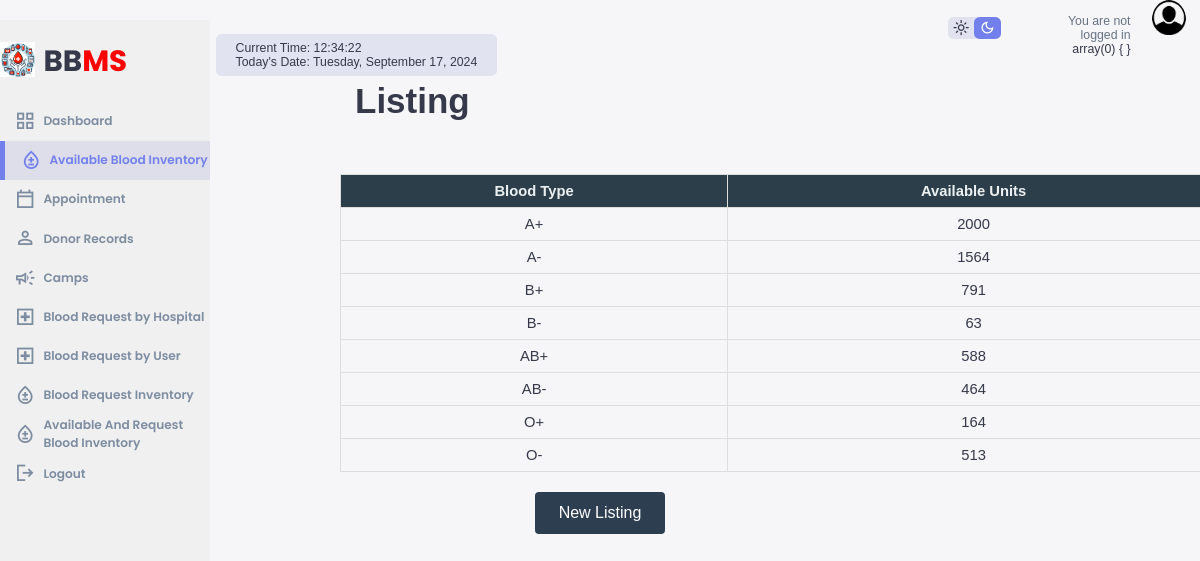
Page /staff-bbms/inventory/inventorylist.php on the committed database.
### tables this page shows
CREATE TABLE `blood_inventory` (
  `id` int(11) NOT NULL,
  `blood_type` varchar(5) NOT NULL,
  `available_units` int(11) NOT NULL
);

### staff-bbms/inventory/inventorylist.php (the view, shortened to what this page needs)
<!DOCTYPE html>
<html lang="en">
<head>
    <link rel="stylesheet" href="../style.css">
</head>
<body>
    <div class="container">
    <aside>
        <div class="top">
            <div class="logo">
                <img src="../logo1.jpg" alt="person">
                <h2>BB<span class="danger">MS</span></h2>
            </div>
        </div>
        <div class="sidebar">
            <a href="../index.php">
                <span class="material-symbols-sharp">grid_view</span>
                <h3>Dashboard</h3>
            </a>
            <a href="./Inventory.php"  class="active">
                <span class="material-symbols-sharp">bloodtype</span>
                <h3>Available Blood Inventory</h3>
            </a>
            <a href="../appointment/Appointment.php">
                <span class="material-symbols-sharp">calendar_today</span>
                <h3>Appointment</h3>
            </a>
            <a href="../donor/Donor.php">
                <span class="material-symbols-sharp">person</span>
                <h3>Donor Records</h3>
            </a>
            <a href="../camp/Camp.php">
                <span class="material-symbols-sharp">campaign</span>
                <h3>Camps</h3>
            </a>
            <a href="../request/Request.php">
                <span class="material-symbols-sharp">local_hospital</span>
                <h3>Blood Request by Hospital</h3>
            </a>
            <a href="../receiver/receiver.php">
                <span class="material-symbols-sharp">local_hospital</span>
                <h3>Blood Request by User</h3>
            </a>
            <a href="../request_inventory/request_inventory.php">
                    <span class="material-symbols-sharp">bloodtype</span>
                    <h3>Blood Request Inventory</h3>
                </a>
                <a href="../request_inventory/all.php">
                    <span class="material-symbols-sharp">bloodtype</span>
                    <h3>Available And Request Blood Inventory</h3>
                </a>
            <a href="../logout/logout.php" id="logout-btn">
                <span class="material-symbols-sharp">logout</span>
                <h3>Logout</h3>
            </a>
        </div>
    </aside>
    </div>
    <main>
        <div class="date">
            <div class="current-time" id="current-time"></div>
<div class="current-date" id="current-date"></div>
        </div>
</main>
    <header>
        <h1>Listing
        </h1>
        </header>
        <br><br>
        <div class="bloodtable">
        <?php
    $servername = "localhost";
    $username = "root";
    $password = "";
    $database = "Blood_Bank_Management_System";
    $conn = new mysqli($servername, $username, $password, $database);
    $sql = "SELECT blood_type, available_units FROM blood_inventory ORDER BY
    CASE
        WHEN blood_type = 'A+' THEN 1
        WHEN blood_type = 'A-' THEN 2
        WHEN blood_type = 'B+' THEN 3
        WHEN blood_type = 'B-' THEN 4
        WHEN blood_type = 'AB+' THEN 5
        WHEN blood_type = 'AB-' THEN 6
        WHEN blood_type = 'O+' THEN 7
        WHEN blood_type = 'O-' THEN 8
    END";
    $result = $conn->query($sql);
    if ($result === FALSE) {
        echo "Error: " . $conn->error;
    } elseif ($result->num_rows > 0) {
        echo "<table>
            <thead>
                <tr>
                    <th>Blood Type</th>
                    <th>Available Units</th>
                </tr>
            </thead>
            <tbody>";
        while ($row = $result->fetch_assoc()) {
            echo "<tr>
                <td>" . $row["blood_type"] . "</td>
                <td>" . $row["available_units"] . "</td>
              </tr>";
        }
        echo "</tbody>
        </table>";
    } else {
        echo "0 results";
    }
?>
        </div>
    <button><a href="Inventory.php">New Listing</a></button>
    <div class="right">
        <div class="top">
            <div class="theme-toggler">
                <span class="material-symbols-sharp active">light_mode</span>
                <span class="material-symbols-sharp">dark_mode</span>
            </div>
            <div class="profile">
                <div class="info">
                    <br>
                    <?php
                    if (isset($_SESSION['username'])) {
                        echo "<p>Yo, <b>" . $_SESSION['username'] . "</b></p>";
                        echo "<button class=\"button\" onclick=\"location.href='edit_profile.php';\">Edit Profile</button>";
                    } else {
                        echo "<p>You are not logged in</p>";
                        var_dump($_SESSION);
                    }
                    ?>
                </div>
                <div class="profile-photo">
                    <img src="../person.png" alt="Profile">
                </div>
            </div>
        </div>
    </div>
</body>
</html>

### staff-bbms/style.css (style rules this page uses)
:root { --color-primary: #7380ec; --color-danger: #ff0000; --color-success: #41f1b6; --color-warning: #ffbb55; --color-white: #fff; --color-info-dark: #7d8da1; --color-info-light: #dce1eb; --color-dark: #363949; --color-light: rgba(132, 139, 200, 0.18); --color-primary-variant: #111e88; --color-dark-variant: #677483; --color-background: #f6f6f9; --color-background1: #7e7e7e; --color-info: #f0f0f0; --card-border-radius: 2rem; --border-radius-1: 0.4rem; --border-radius-2: 0.8rem; --border-radius-3: 1.2rem; --card-padding: 1.8rem; --padding-1: 1.2; --box-shadow: 0 2rem 3rem var(--color-light); }
* { margin: 0; padding: 0; outline: 0; appearance: none; border: 0; text-decoration: none; list-style: none; box-sizing: border-box; }
html { font-size: 14px; }
body { width: 100vw; height: 100vh; font-family: poppins, sans-serif; font-size: 0.88rem; background: var(--color-background); user-select: none; overflow-x: hidden; color: var(--color-dark); }
a { color: var(--color-dark); }
img { display: block; width: 100%; }
h1 { font-weight: 800; font-size: 1.8rem; }
h2 { font-size: 1.4rem; }
h3 { font-size: 0.87rem; }
.profile-photo { width: 2.8rem; height: 2.8rem; border-radius: 50%; overflow: hidden; }
p { color: var(--color-dark-variant); }
.danger { color: var(--color-danger); }
aside { height: 100vh; width: 17.5vw; background: var(--color-info); position: fixed; }
aside .top { display: flex; align-items: center; justify-content: space-between; margin-top: 1.4rem; }
aside .logo { display: flex; gap: 0.6rem; }
aside h2 { font-size: 2.1rem; }
aside .logo img { margin-top: 0.2rem; width: 2.5rem; height: 2.5rem; }
aside .sidebar { display: flex; flex-direction: column; height: 86vh; position: relative; top: 1.3rem; }
aside h3 { font-weight: 600; }
aside .sidebar a { display: flex; color: var(--color-info-dark); margin-left: 1rem; gap: 0.5rem; align-items: center; position: relative; height: 2.8rem; transition: all 300ms ease; }
aside .sidebar a span { font-size: 1.6rem; transition: all 300ms ease; }
aside .sidebar a.active { background: var(--color-light); color: var(--color-primary); margin-left: 0; }
aside .sidebar a.active:before { content: ""; width: 5px; height: 100%; background: var(--color-primary); }
aside .sidebar a.active span { color: var(--color-primary); margin-left: calc(1rem - 6px); }
main { margin: 1.4rem 20vw 0 18vw; width: 59vw; }
main .date { display: inline-block; background: var(--color-light); border-radius: var(--border-radius-1); margin-top: 1rem; padding: 0.5rem 1.4rem; }
.right { position: fixed; top: 0; right: 0; width: 21vw; height: 100vh; }
.right .top { display: flex; justify-content: flex-end; align-items: center; gap: 2rem; padding-right: 1rem; }
.right .theme-toggler { background: var(--color-light); display: flex; justify-content: space-between; align-items: center; height: 1.6rem; width: 4.2rem; cursor: pointer; border-radius: var(--border-radius-1); }
.right .theme-toggler span { font-size: 1.2rem; width: 50%; height: 100%; display: flex; align-items: center; justify-content: center; }
.right .theme-toggler span.active { background: var(--color-primary); color: white; border-radius: var(--border-radius-1); }
.right .top .profile { display: flex; gap: 1.5rem; text-align: right; }

### rows in the picture
blood_inventory: blood_type "A+", available_units "2000"
blood_inventory: blood_type "A-", available_units "1564"
blood_inventory: blood_type "B+", available_units "791"
blood_inventory: blood_type "B-", available_units "63"
blood_inventory: blood_type "AB+", available_units "588"
blood_inventory: blood_type "AB-", available_units "464"
blood_inventory: blood_type "O+", available_units "164"
blood_inventory: blood_type "O-", available_units "513"
